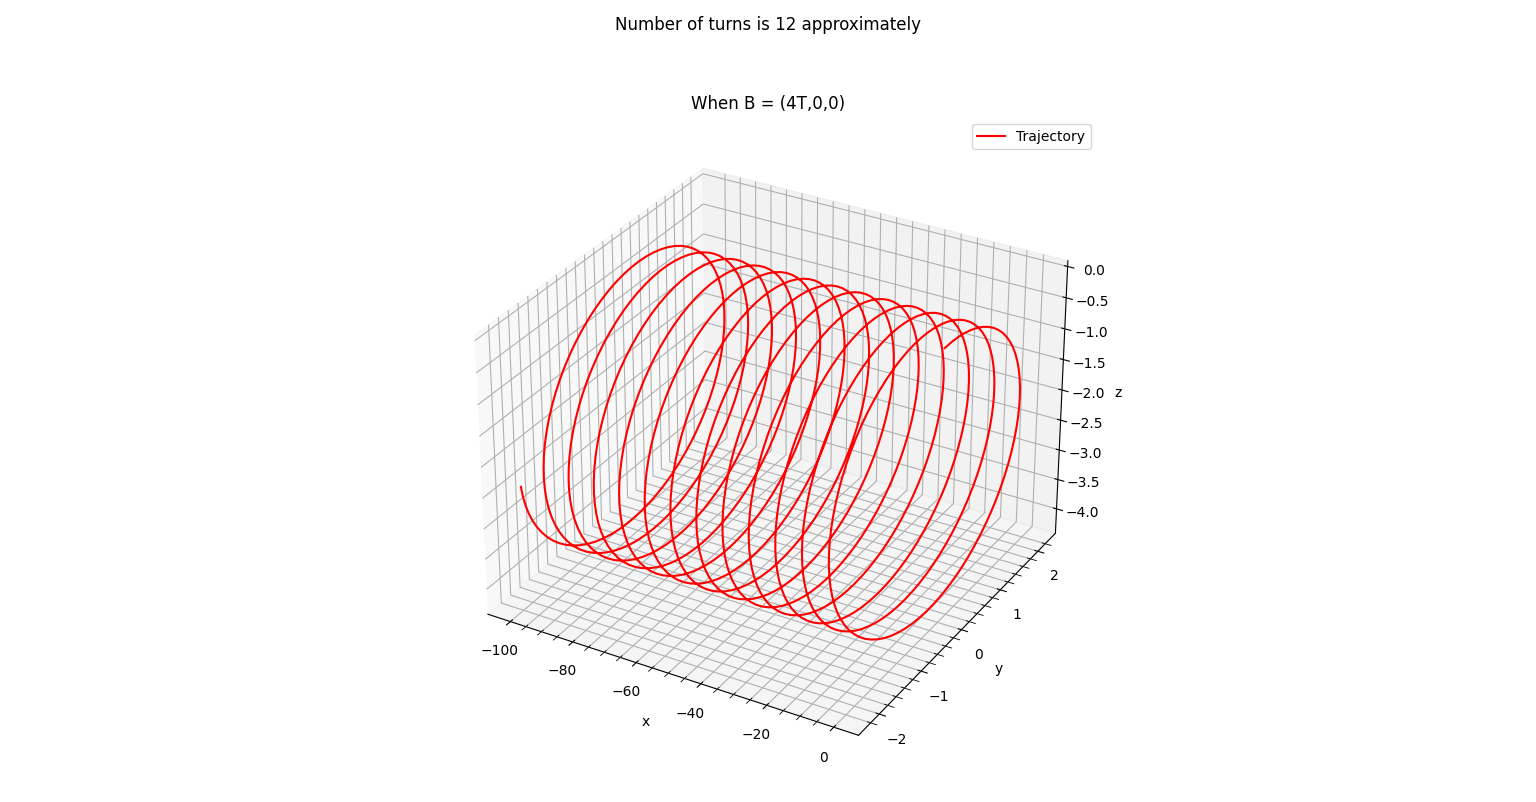

The script that drew this image:
from mpl_toolkits.mplot3d import Axes3D
from scipy.integrate import odeint
import matplotlib.pyplot as plt
import numpy as np 

m, q, Bx = 1, 1, 4
v, theta = 10, 2*np.pi/3

def dS_dt(S, t):
    x, y, z, vx, vy, vz = S
    dx_dt = vx
    dy_dt = vy
    dz_dt = vz
    dvx_dt = 0
    dvy_dt = (q*vz*Bx)/m
    dvz_dt = -(q*vy*Bx)/m
    return [dx_dt, dy_dt, dz_dt, dvx_dt, dvy_dt, dvz_dt]

t = np.linspace(0, 20, 1001)
S0 = (0, 0, 0, v*np.cos(theta), v*np.sin(theta), 0)
sol = odeint(dS_dt, S0, t)
x, y, z, vx, vy, vz = sol.T[0], sol.T[1], sol.T[2], sol.T[3], sol.T[4], sol.T[5]

fig = plt.figure()
ax= fig.add_subplot(projection="3d")
ax.plot(x,y,z, color="red",label="Trajectory")
ax.set_xlabel("x")
ax.set_ylabel("y")
ax.set_zlabel("z")
ax.set_title("When B = (4T,0,0)")
ax.grid(which="major")
ax.grid(which="minor",linestyle="--")
ax.minorticks_on()
fig.suptitle("Number of turns is 12 approximately")
fig.tight_layout()
plt.legend()
plt.show()
